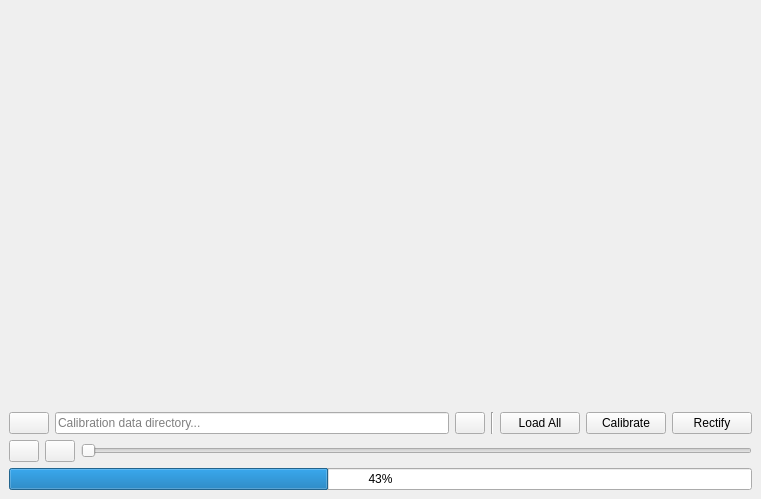
<?xml version="1.0" encoding="UTF-8"?>
<ui version="4.0">
 <class>tl::TestStereoModuleWidget</class>
 <widget class="QWidget" name="tl::TestStereoModuleWidget">
  <property name="geometry">
   <rect>
    <x>0</x>
    <y>0</y>
    <width>761</width>
    <height>499</height>
   </rect>
  </property>
  <property name="windowTitle">
   <string/>
  </property>
  <layout class="QVBoxLayout" name="verticalLayout" stretch="1,0,0,0">
   <property name="leftMargin">
    <number>9</number>
   </property>
   <property name="topMargin">
    <number>9</number>
   </property>
   <property name="rightMargin">
    <number>9</number>
   </property>
   <property name="bottomMargin">
    <number>9</number>
   </property>
   <item>
    <layout class="QHBoxLayout" name="horizontalLayout_3">
     <item>
      <widget class="ImageView" name="leftImg" native="true"/>
     </item>
     <item>
      <widget class="ImageView" name="rightImg" native="true"/>
     </item>
    </layout>
   </item>
   <item>
    <layout class="QHBoxLayout" name="horizontalLayout_2">
     <item>
      <widget class="QPushButton" name="configBtn">
       <property name="sizePolicy">
        <sizepolicy hsizetype="Fixed" vsizetype="Fixed">
         <horstretch>0</horstretch>
         <verstretch>0</verstretch>
        </sizepolicy>
       </property>
       <property name="text">
        <string/>
       </property>
       <property name="icon">
        <iconset resource="resources/app.qrc">
         <normaloff>:/icons/cog.svg</normaloff>:/icons/cog.svg</iconset>
       </property>
       <property name="iconSize">
        <size>
         <width>20</width>
         <height>20</height>
        </size>
       </property>
      </widget>
     </item>
     <item>
      <widget class="QLineEdit" name="dataPath">
       <property name="frame">
        <bool>true</bool>
       </property>
       <property name="readOnly">
        <bool>true</bool>
       </property>
       <property name="placeholderText">
        <string>Calibration data directory...</string>
       </property>
      </widget>
     </item>
     <item>
      <widget class="QPushButton" name="openDataBtn">
       <property name="sizePolicy">
        <sizepolicy hsizetype="Fixed" vsizetype="Fixed">
         <horstretch>0</horstretch>
         <verstretch>0</verstretch>
        </sizepolicy>
       </property>
       <property name="maximumSize">
        <size>
         <width>30</width>
         <height>30</height>
        </size>
       </property>
       <property name="text">
        <string/>
       </property>
       <property name="icon">
        <iconset resource="resources/app.qrc">
         <normaloff>:/icons/option-horizontal.svg</normaloff>:/icons/option-horizontal.svg</iconset>
       </property>
       <property name="iconSize">
        <size>
         <width>20</width>
         <height>20</height>
        </size>
       </property>
      </widget>
     </item>
     <item>
      <widget class="Line" name="line">
       <property name="orientation">
        <enum>Qt::Vertical</enum>
       </property>
      </widget>
     </item>
     <item>
      <widget class="QPushButton" name="loadDataBtn">
       <property name="text">
        <string>Load All</string>
       </property>
       <property name="checkable">
        <bool>true</bool>
       </property>
      </widget>
     </item>
     <item>
      <widget class="QPushButton" name="calibBtn">
       <property name="text">
        <string>Calibrate</string>
       </property>
      </widget>
     </item>
     <item>
      <widget class="QPushButton" name="rectifyBtn">
       <property name="text">
        <string>Rectify</string>
       </property>
      </widget>
     </item>
    </layout>
   </item>
   <item>
    <layout class="QHBoxLayout" name="horizontalLayout">
     <item>
      <widget class="QPushButton" name="toPrevBtn">
       <property name="sizePolicy">
        <sizepolicy hsizetype="Fixed" vsizetype="Fixed">
         <horstretch>0</horstretch>
         <verstretch>0</verstretch>
        </sizepolicy>
       </property>
       <property name="maximumSize">
        <size>
         <width>30</width>
         <height>30</height>
        </size>
       </property>
       <property name="text">
        <string/>
       </property>
       <property name="icon">
        <iconset resource="resources/app.qrc">
         <normaloff>:/icons/chevron-left.svg</normaloff>:/icons/chevron-left.svg</iconset>
       </property>
       <property name="iconSize">
        <size>
         <width>20</width>
         <height>20</height>
        </size>
       </property>
      </widget>
     </item>
     <item>
      <widget class="QPushButton" name="toNextBtn">
       <property name="sizePolicy">
        <sizepolicy hsizetype="Fixed" vsizetype="Fixed">
         <horstretch>0</horstretch>
         <verstretch>0</verstretch>
        </sizepolicy>
       </property>
       <property name="maximumSize">
        <size>
         <width>30</width>
         <height>30</height>
        </size>
       </property>
       <property name="text">
        <string/>
       </property>
       <property name="icon">
        <iconset resource="resources/app.qrc">
         <normaloff>:/icons/chevron-right.svg</normaloff>:/icons/chevron-right.svg</iconset>
       </property>
       <property name="iconSize">
        <size>
         <width>20</width>
         <height>20</height>
        </size>
       </property>
      </widget>
     </item>
     <item>
      <widget class="QSlider" name="dataSlider">
       <property name="orientation">
        <enum>Qt::Horizontal</enum>
       </property>
      </widget>
     </item>
    </layout>
   </item>
   <item>
    <widget class="QProgressBar" name="progressBar">
     <property name="value">
      <number>43</number>
     </property>
    </widget>
   </item>
  </layout>
 </widget>
 <customwidgets>
  <customwidget>
   <class>ImageView</class>
   <extends>QWidget</extends>
   <header>application/gui/ImageView.h</header>
   <container>1</container>
  </customwidget>
 </customwidgets>
 <resources>
  <include location="resources/app.qrc"/>
 </resources>
 <connections/>
</ui>
